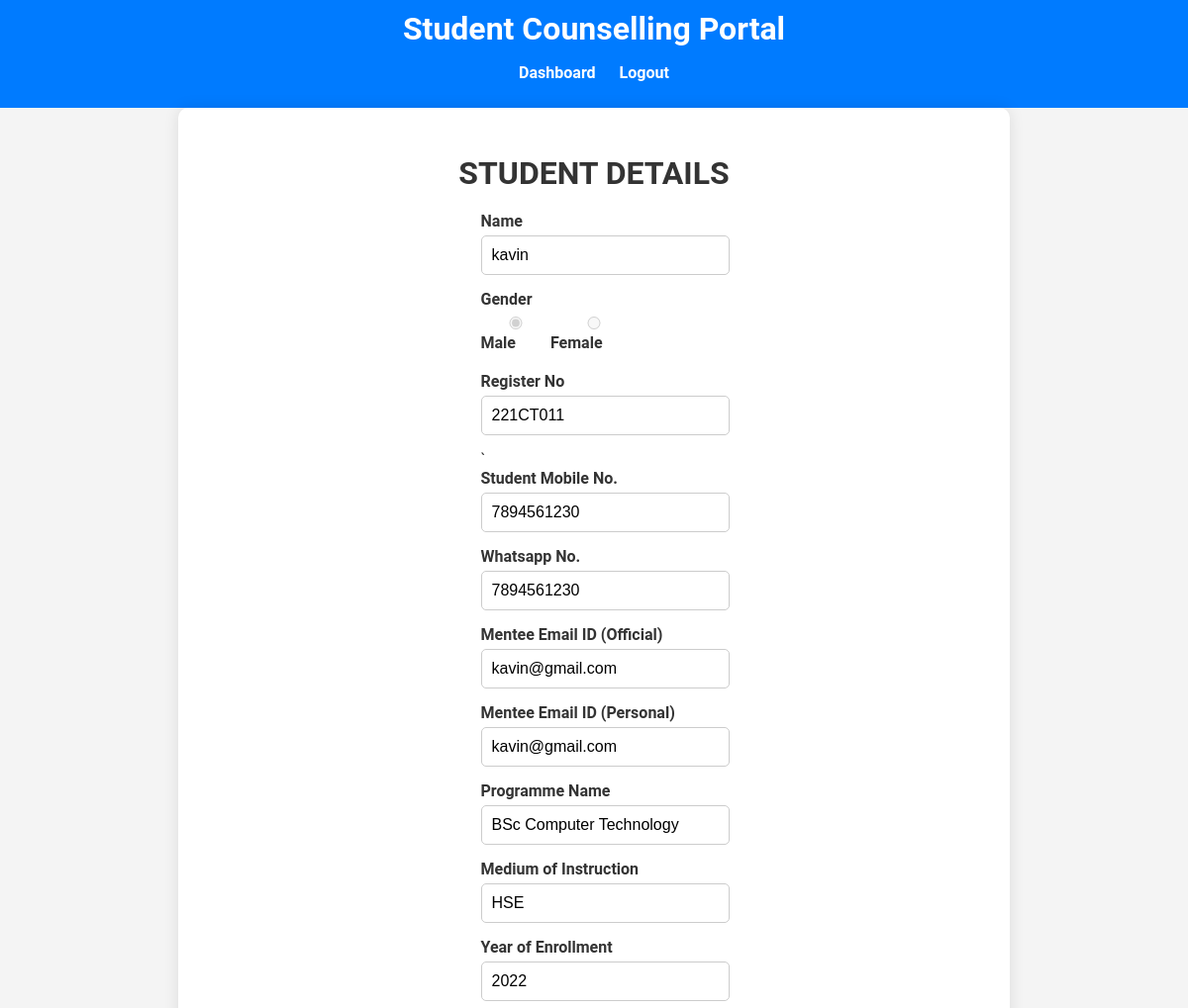
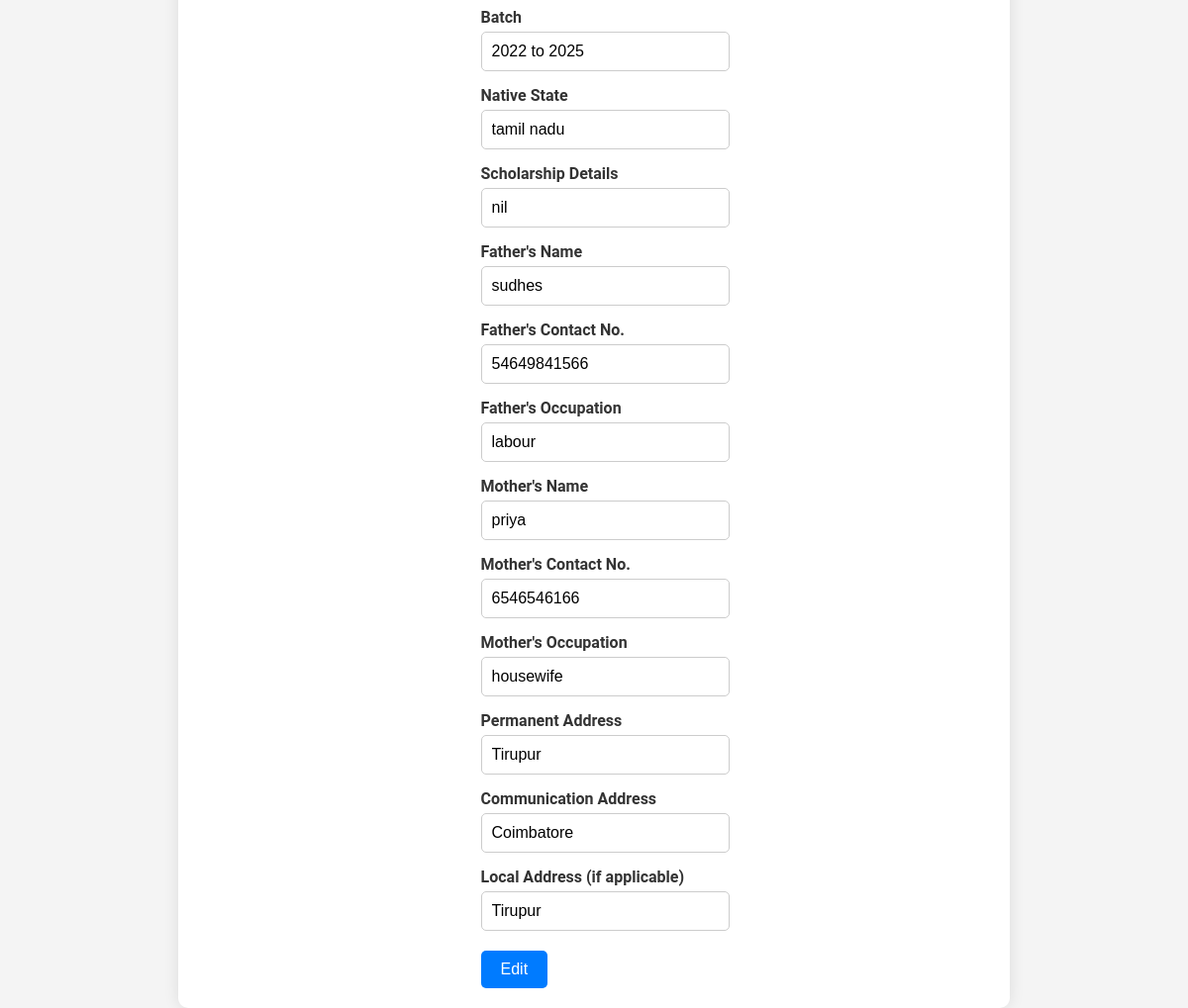
The app's page /collect_details.php (signed in) with its own data (2 pictures, top to bottom).
### tables this page shows
CREATE TABLE `users` (
  `id` int(11) NOT NULL,
  `username` varchar(50) NOT NULL,
  `email` varchar(100) NOT NULL,
  `password` varchar(255) NOT NULL,
  `user_type` enum('admin','staff','student') NOT NULL,
  `rollno` varchar(50) DEFAULT NULL,
  `programme_name` text NOT NULL DEFAULT 'BSc Computer Technology'
);

CREATE TABLE `student_details` (
  `id` int(11) NOT NULL,
  `name` varchar(255) NOT NULL,
  `gender` enum('male','female') NOT NULL,
  `rollno` varchar(50) NOT NULL,
  `mobile_no` varchar(15) NOT NULL,
  `whatsapp_no` varchar(15) DEFAULT NULL,
  `email_official` varchar(255) NOT NULL,
  `email_personal` varchar(255) DEFAULT NULL,
  `programme_name` varchar(255) NOT NULL DEFAULT 'BSc Computer Technology',
  `medium_instruction` varchar(50) DEFAULT NULL,
  `year_enrollment` year(4) NOT NULL,
  `batch` varchar(50) NOT NULL,
  `native_state` varchar(255) DEFAULT NULL,
  `scholarship_details` text DEFAULT NULL,
  `father_name` varchar(255) DEFAULT NULL,
  `father_contact` varchar(15) DEFAULT NULL,
  `father_occupation` text DEFAULT NULL,
  `mother_name` varchar(255) DEFAULT NULL,
  `mother_contact` varchar(15) DEFAULT NULL,
  `mother_occupation` text DEFAULT NULL,
  `permanent_address` text DEFAULT NULL,
  `communication_address` text DEFAULT NULL,
  `local_address` text DEFAULT NULL
);

### collect_details.php (the view, shortened to what this page needs)
<?php
include 'db_connection.php';
$student_id = $_SESSION['student_id'];
$sql = "SELECT username, email, rollno,programme_name FROM users WHERE id = '$student_id' AND user_type = 'student'";
$result = mysqli_query($conn, $sql);
$student_profile = mysqli_fetch_assoc($result);
$details_sql = "SELECT * FROM student_details WHERE rollno = '{$student_profile['rollno']}'";
$details_result = mysqli_query($conn, $details_sql);
$student_details = mysqli_fetch_assoc($details_result);
?>
<!DOCTYPE html>
<html lang="en">
<head>
    <link rel="stylesheet" href="collectDetails.css">
</head>
<body>
<header>
    <h1>Student Counselling Portal</h1>
    <nav>
        <ul>
            <li><a href="student_dashboard.php">Dashboard</a></li>
            <li><a href="logout.php">Logout</a></li>
        </ul>
    </nav>
    </header>
    <div class="container">
        <h2>STUDENT DETAILS</h2>
        <form method="POST" action="">
            <div class="form-group">
                <label for="name">Name</label>
                <input type="text" name="name" id="name" value="<?php echo $student_profile['username']; ?>" <?php echo $student_details ? 'readonly' : ''; ?>>
            </div>
            <div class="form-group">
                <label>Gender</label>
                <div class="radio-group">
                    <label><input type="radio" name="gender" value="male" <?php echo isset($student_details['gender']) && $student_details['gender'] == 'male' ? 'checked' : ''; ?> <?php echo $student_details ? 'disabled' : ''; ?>> Male</label>
                    <label><input type="radio" name="gender" value="female" <?php echo isset($student_details['gender']) && $student_details['gender'] == 'female' ? 'checked' : ''; ?> <?php echo $student_details ? 'disabled' : ''; ?>> Female</label>
                </div>
            </div>
            <div class="form-group">
                <label for="rollno">Register No</label>
                <input type="text" name="rollno" id="rollno" value="<?php echo $student_profile['rollno']; ?>" readonly>
            </div>
            <div class="form-group">`
                <label for="mobile_no">Student Mobile No.</label>
                <input type="text" name="mobile_no" id="mobile_no" value="<?php echo isset($student_details['mobile_no']) ? $student_details['mobile_no'] : ''; ?>" <?php echo $student_details ? 'readonly' : ''; ?>>
            </div>
            <div class="form-group">
                <label for="whatsapp_no">Whatsapp No.</label>
                <input type="text" name="whatsapp_no" id="whatsapp_no" value="<?php echo isset($student_details['whatsapp_no']) ? $student_details['whatsapp_no'] : ''; ?>" <?php echo $student_details ? 'readonly' : ''; ?>>
            </div>
            <div class="form-group">
                <label for="email_official">Mentee Email ID (Official)</label>
                <input type="email" name="email_official" id="email_official" value="<?php echo $student_profile['email']; ?>" readonly>
            </div>
            <div class="form-group">
                <label for="email_personal">Mentee Email ID (Personal)</label>
                <input type="email" name="email_personal" id="email_personal" value="<?php echo isset($student_details['email_personal']) ? $student_details['email_personal'] : ''; ?>" <?php echo $student_details ? 'readonly' : ''; ?>>
            </div>
            <div class="form-group">
                <label for="programme_name">Programme Name</label>
                <input type="text" name="programme_name" id="programme_name" value="<?php echo $student_profile['programme_name']; ?>" readonly>
            </div>
            <div class="form-group">
                <label for="medium_instruction">Medium of Instruction</label>
                <input type="text" name="medium_instruction" id="medium_instruction" value="<?php echo isset($student_details['medium_instruction']) ? $student_details['medium_instruction'] : ''; ?>" <?php echo $student_details ? 'readonly' : ''; ?>>
            </div>
            <div class="form-group">
                <label for="year_enrollment">Year of Enrollment</label>
                <input type="text" name="year_enrollment" id="year_enrollment" value="<?php echo isset($student_details['year_enrollment']) ? $student_details['year_enrollment'] : ''; ?>" <?php echo $student_details ? 'readonly' : ''; ?>>
            </div>
            <div class="form-group">
                <label for="batch">Batch</label>
                <input type="text" name="batch" id="batch" value="<?php echo isset($student_details['batch']) ? $student_details['batch'] : ''; ?>" <?php echo $student_details ? 'readonly' : ''; ?>>
            </div>
            <div class="form-group">
                <label for="native_state">Native State</label>
                <input type="text" name="native_state" id="native_state" value="<?php echo isset($student_details['native_state']) ? $student_details['native_state'] : ''; ?>" <?php echo $student_details ? 'readonly' : ''; ?>>
            </div>
            <div class="form-group">
                <label for="scholarship_details">Scholarship Details</label>
                <input type="text" name="scholarship_details" id="scholarship_details" value="<?php echo isset($student_details['scholarship_details']) ? $student_details['scholarship_details'] : ''; ?>" <?php echo $student_details ? 'readonly' : ''; ?>>
            </div>
            <div class="form-group">
                <label for="father_name">Father's Name</label>
                <input type="text" name="father_name" id="father_name" value="<?php echo isset($student_details['father_name']) ? $student_details['father_name'] : ''; ?>" <?php echo $student_details ? 'readonly' : ''; ?>>
            </div>
            <div class="form-group">
                <label for="father_contact">Father's Contact No.</label>
                <input type="text" name="father_contact" id="father_contact" value="<?php echo isset($student_details['father_contact']) ? $student_details['father_contact'] : ''; ?>" <?php echo $student_details ? 'readonly' : ''; ?>>
            </div>
            <div class="form-group">
                <label for="father_occupation">Father's Occupation</label>
                <input type="text" name="father_occupation" id="father_occupation" value="<?php echo isset($student_details['father_occupation']) ? $student_details['father_occupation'] : ''; ?>" <?php echo $student_details ? 'readonly' : ''; ?>>
            </div>
            <div class="form-group">
                <label for="mother_name">Mother's Name</label>
                <input type="text" name="mother_name" id="mother_name" value="<?php echo isset($student_details['mother_name']) ? $student_details['mother_name'] : ''; ?>" <?php echo $student_details ? 'readonly' : ''; ?>>
            </div>
            <div class="form-group">
                <label for="mother_contact">Mother's Contact No.</label>
                <input type="text" name="mother_contact" id="mother_contact" value="<?php echo isset($student_details['mother_contact']) ? $student_details['mother_contact'] : ''; ?>" <?php echo $student_details ? 'readonly' : ''; ?>>
            </div>
            <div class="form-group">
                <label for="mother_occupation">Mother's Occupation</label>
                <input type="text" name="mother_occupation" id="mother_occupation" value="<?php echo isset($student_details['mother_occupation']) ? $student_details['mother_occupation'] : ''; ?>" <?php echo $student_details ? 'readonly' : ''; ?>>
            </div>
            <div class="form-group">
                <label for="permanent_address">Permanent Address</label>
                <input type="text" name="permanent_address" id="permanent_address" value="<?php echo isset($student_details['permanent_address']) ? $student_details['permanent_address'] : ''; ?>" <?php echo $student_details ? 'readonly' : ''; ?>>
            </div>
            <div class="form-group">
                <label for="communication_address">Communication Address</label>
                <input type="text" name="communication_address" id="communication_address" value="<?php echo isset($student_details['communication_address']) ? $student_details['communication_address'] : ''; ?>" <?php echo $student_details ? 'readonly' : ''; ?>>
            </div>
            <div class="form-group">
                <label for="local_address">Local Address (if applicable)</label>
                <input type="text" name="local_address" id="local_address" value="<?php echo isset($student_details['local_address']) ? $student_details['local_address'] : ''; ?>" <?php echo $student_details ? 'readonly' : ''; ?>>
            </div>
            <div class="form-actions">
                <?php if (!$student_details): ?>
                    <button type="submit" name="submit">Submit</button>
                <?php else: ?>
                    <button type="button" onclick="enableEditing()">Edit</button>
                <?php endif; ?>
            </div>
        </form>
    </div>
</body>
</html>

### collectDetails.css (style rules this page uses)
body { font-family: 'Roboto', sans-serif; background-color: #f4f4f4; margin: 0; padding: 0; color: #333; }
header { background: #007bff; color: #fff; padding: 10px 0; text-align: center; }
header h1 { margin: 0; font-size: 2em; }
header nav ul { list-style: none; padding: 0; }
header nav ul li { display: inline; margin: 0 10px; }
header nav ul li a { color: #fff; text-decoration: none; font-weight: bold; }
.container { max-width: 800px; margin: 0 auto; padding: 20px; background: #fff; border-radius: 10px; box-shadow: 0 0 15px rgba(0, 0, 0, 0.1); display: flex; flex-direction: column; align-items: center; }
h2 { text-align: center; color: #333; margin-bottom: 20px; font-size: 2em; }
.form-group { display: flex; flex-direction: column; margin-bottom: 15px; width: 100%; }
.form-group label { margin-bottom: 5px; font-weight: bold; }
.form-group input, .form-group select { padding: 10px; border: 1px solid #ccc; border-radius: 5px; font-size: 16px; width: 100%; }
.radio-group { display: flex; gap: 10px; }
.form-actions { display: flex; justify-content: space-between; margin-top: 20px; width: 100%; }
button { padding: 10px 20px; border: none; border-radius: 5px; background-color: #007bff; color: white; font-size: 16px; cursor: pointer; }

### records on screen
users: name "kavin", rollno "221CT011", email_official "kavin@gmail.com", programme_name "BSc Computer Technology"
student_details: gender "☑ Male", gender "☐ Female", mobile_no "7894561230", whatsapp_no "7894561230", email_personal "kavin@gmail.com", medium_instruction "HSE", year_enrollment "2022", batch "2022 to 2025", native_state "tamil nadu", scholarship_details "nil", father_name "sudhes", father_contact "54649841566", father_occupation "labour", mother_name "priya", mother_contact "6546546166", mother_occupation "housewife", permanent_address "Tirupur", communication_address "Coimbatore", local_address "Tirupur"
